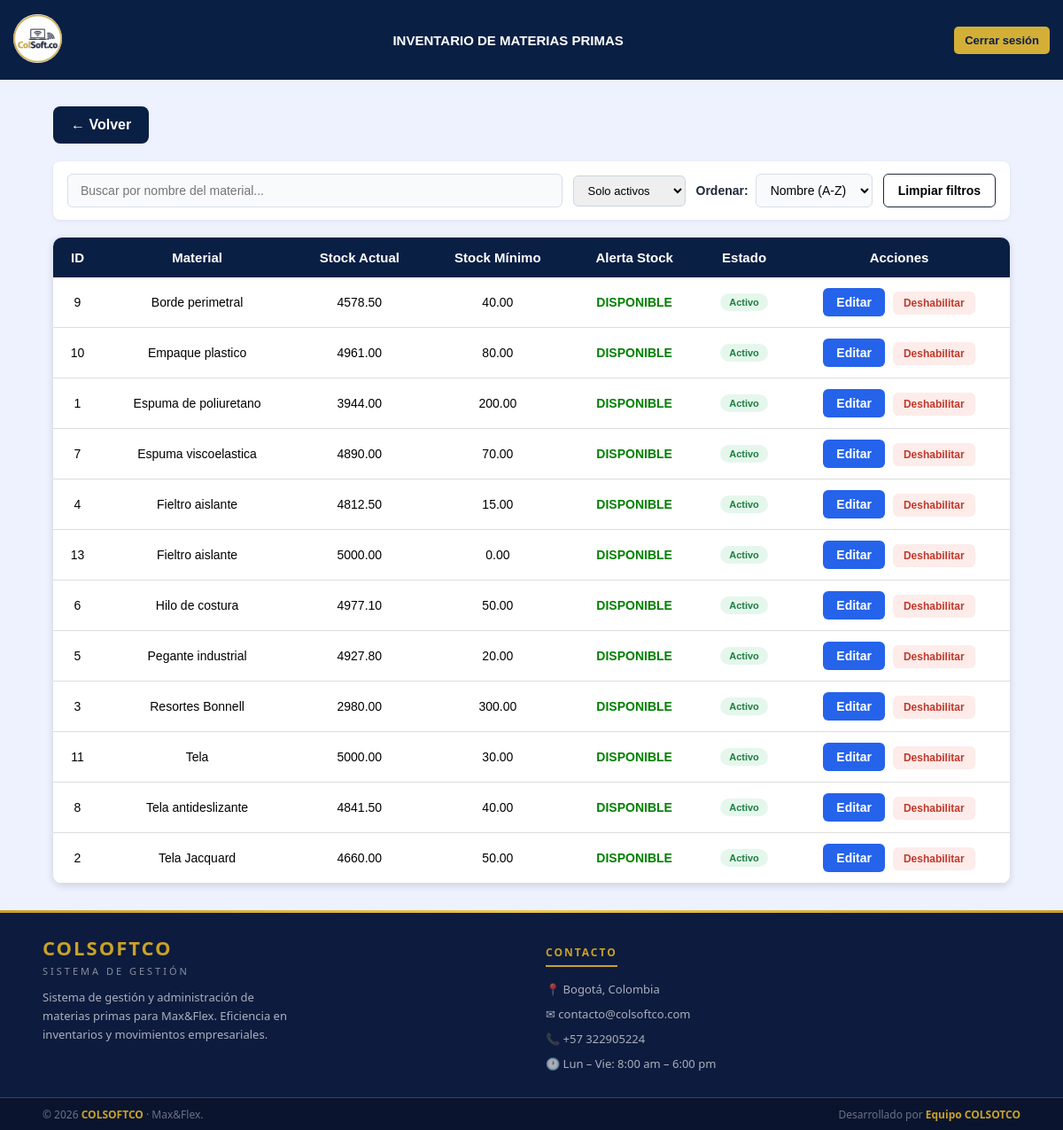
Page /view/control_de_stock/inventario/lista_inventario.php on the earlier database version.
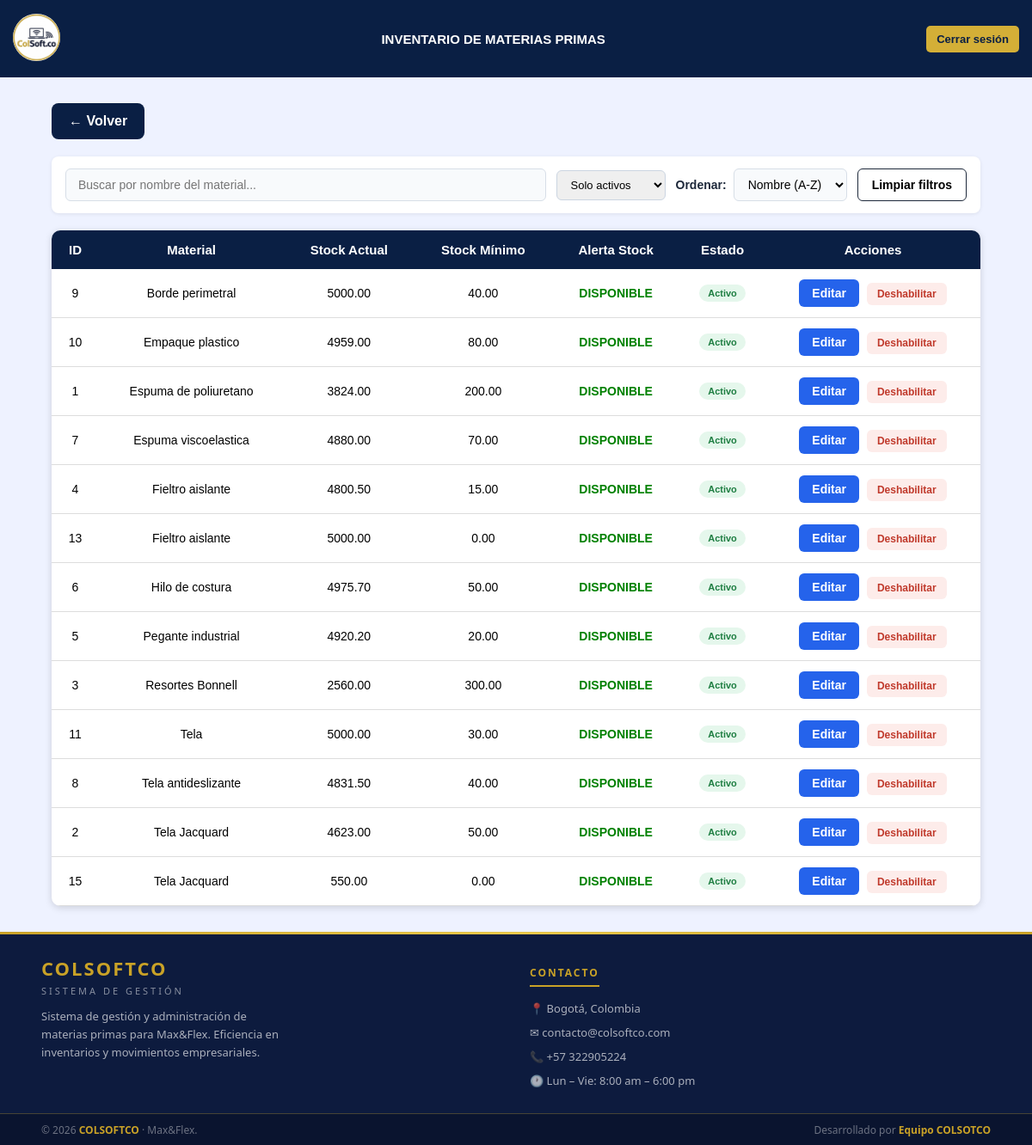
Same page on the later database version.
### tables this page shows
CREATE TABLE `materias_primas` (
  `id_material` int(11) NOT NULL,
  `nombre_material` varchar(100) NOT NULL,
  `stock_actual` decimal(12,2) DEFAULT 0.00,
  `stock_minimo` decimal(12,2) NOT NULL,
  `id_unidad` int(11) DEFAULT NULL,
  `id_proveedor` int(11) DEFAULT NULL,
  `notificar_email` tinyint(1) NOT NULL DEFAULT 0,
  `correo_notificacion` varchar(150) DEFAULT NULL,
  `alerta_enviada` tinyint(1) NOT NULL DEFAULT 0,
  `estado` enum('activo','inactivo') NOT NULL DEFAULT 'activo'
);

### view/control_de_stock/inventario/lista_inventario.php (the view, shortened to what this page needs)
<?php
$db = new Conexion();
$conn = $db->getConnection();
$sql = "
SELECT id_material, nombre_material, stock_actual, stock_minimo, estado
FROM materias_primas
ORDER BY id_material ASC
";
$stmt = $conn->prepare($sql);
$stmt->execute();
$materiales = $stmt->fetchAll(PDO::FETCH_ASSOC);
?>
<!DOCTYPE html>
<html lang="es">
<head>
    <link rel="stylesheet" href="lista_inventario.css">
</head>
<body>
    <header class="header">
        <div class="logo">
            <a href="../../../app/ir_panel.php">
                <img src="../../../public/imagenes/logo.png" alt="logo">
            </a>
        </div>
        <div class="header-title">
            <h1>INVENTARIO DE MATERIAS PRIMAS</h1>
        </div>
        <button id="btnLogout" class="btn-logout" onclick="cerrarSesion()">
            Cerrar sesión
        </button>
    </header>
    <div class="container">
        <a class="btn-volver" href="../control_de_stock.php">
            ← Volver
        </a>
        <div class="filtros-container">
            <div class="filtro-busqueda">
                <input
                    type="text"
                    id="inputBusquedaMaterial"
                    placeholder="Buscar por nombre del material...">
            </div>
            <select id="filtroEstado" onchange="filtrarPorEstado()" style="padding:8px 12px;border:1px solid #cbd5e1;border-radius:6px;font-size:13px;">
                <option value="activo" selected>Solo activos</option>
            </select>
            <div class="filtro-orden">
                <label for="selectOrden">   Ordenar:</label>
                <select id="selectOrden">
                    <option value="az">Nombre (A-Z)</option>
                </select>
            </div>
            <button type="button" id="btnLimpiarFiltros" class="btn-limpiar-filtros">
                Limpiar filtros
            </button>
        </div>
        <div class="table-responsive">
            <table>
                <thead>
                    <tr>
                        <th>ID</th>
                        <th>Material</th>
                        <th>Stock Actual</th>
                        <th>Stock Mínimo</th>
                        <th>Alerta Stock</th>
                        <th>Estado</th>
                        <th>Acciones</th>
                    </tr>
                </thead>
                <tbody id="listaMateriales">
                    <?php foreach ($materiales as $m): ?>
                        <tr data-nombre="<?php echo htmlspecialchars(strtolower($m['nombre_material'])); ?>">
                            <td><?= $m['id_material'] ?></td>
                            <td><?= htmlspecialchars($m['nombre_material']) ?></td>
                            <td><?= $m['stock_actual'] ?></td>
                            <td><?= $m['stock_minimo'] ?></td>
                            <td>
                                <?php if ($m['stock_actual'] <= $m['stock_minimo']): ?>
                                    <span class="alerta">STOCK BAJO</span>
                                <?php else: ?>
                                    <span class="normal">DISPONIBLE</span>
                                <?php endif; ?>
                            </td>
                            <td>
                                <span style="display:inline-block;padding:4px 10px;border-radius:12px;font-size:11px;font-weight:bold;
                                             background:<?= $m['estado'] === 'activo' ? '#e5f7ec' : '#fdecea' ?>;
                                             color:<?= $m['estado'] === 'activo' ? '#1e7e42' : '#c0392b' ?>;">
                                    <?= $m['estado'] === 'activo' ? 'Activo' : 'Inactivo' ?>
                                </span>
                            </td>
                            <td class="acciones">
                                <a class="btn-editar" href="editar_inventario.php?id=<?= $m['id_material'] ?>">
                                    Editar
                                </a>
                                <button class="btn-toggle-estado"
                                        data-id="<?= $m['id_material'] ?>"
                                        data-estado="<?= $m['estado'] ?>"
                                        style="padding:6px 12px;border:none;border-radius:6px;cursor:pointer;font-size:12px;font-weight:bold;
                                               background:<?= $m['estado'] === 'activo' ? '#fdecea' : '#e5f7ec' ?>;
                                               color:<?= $m['estado'] === 'activo' ? '#c0392b' : '#1e7e42' ?>;">
                                    <?= $m['estado'] === 'activo' ? 'Deshabilitar' : 'Habilitar' ?>
                                </button>
                            </td>
                        </tr>
                    <?php endforeach; ?>
                </tbody>
            </table>
        </div>
    </div>
    <footer>
        <div class="footer-divider"></div>
        <div class="footer-top">
            <div>
                <p class="footer-brand-name">COLSOFTCO</p>
                <p class="footer-brand-sub">Sistema de Gestión</p>
                <p class="footer-brand-desc">Sistema de gestión y administración de materias primas para Max&Flex. Eficiencia en inventarios y movimientos empresariales.</p>
            </div>
            <div>
                <p class="footer-col-title">Contacto</p>
                <div class="footer-contact-item">📍 Bogotá, Colombia</div>
                <div class="footer-contact-item">✉ contacto@colsoftco.com</div>
                <div class="footer-contact-item">📞 +57 322905224</div>
                <div class="footer-contact-item">🕐 Lun – Vie: 8:00 am – 6:00 pm</div>
            </div>
        </div>
        <div class="footer-bottom">
            <span>© 2026 <strong>COLSOFTCO</strong> · Max&Flex.  </span>
            <span>Desarrollado por <strong>  Equipo COLSOTCO</strong></span>
        </div>
    </footer>
</body>
</html>

### view/control_de_stock/inventario/lista_inventario.css (style rules this page uses)
body { margin: 0; font-family: Arial, Helvetica, sans-serif; background: #eef2ff; min-height: 100vh; display: flex; flex-direction: column; }
.filtro-busqueda input { width: 100%; padding: 10px 14px; border: 1px solid #d7dee7; border-radius: 6px; font-size: 14px; background: #f8fafc; box-sizing: border-box; }
.header { display: flex; align-items: center; justify-content: space-between; background-color: #0A1F44; padding: 10px 15px; min-height: 70px; position: relative; z-index: 100; gap: 10px; }
.header .logo { display: flex; align-items: center; flex-shrink: 0; }
.header .logo img { width: 55px; height: 55px; border-radius: 50%; background: white; }
.header-title { flex: 1; text-align: center; overflow: hidden; }
.header-title h1 { margin: 0; color: white; font-size: 15px; font-weight: bold; white-space: nowrap; text-overflow: ellipsis; }
.btn-logout { background-color: #D4AF37; color: #0A1F44; border: none; padding: 8px 12px; border-radius: 5px; cursor: pointer; font-size: 13px; font-weight: bold; transition: 0.3s; flex-shrink: 0; }
.container { width: 90%; max-width: 1100px; margin: 30px auto; flex: 1; }
.btn-volver, .volver { display: inline-block; background: #0A1F44; color: white; text-decoration: none; padding: 12px 20px; border-radius: 8px; font-weight: bold; margin-bottom: 20px; transition: .3s; }
.table-responsive { width: 100%; overflow-x: auto; -webkit-overflow-scrolling: touch; background: white; border-radius: 10px; box-shadow: 0 2px 8px rgba(0,0,0,.15); }
.table-responsive table { width: 100%; border-collapse: collapse; box-shadow: none; border-radius: 0; min-width: 700px; }
th { background: #0A1F44; color: white; padding: 14px; text-align: center; font-size: 15px; }
td { padding: 12px; text-align: center; border-bottom: 1px solid #ddd; font-size: 14px; }
.normal { color: green; font-weight: bold; }
.acciones { white-space: nowrap; text-align: center; }
.btn-editar { display: inline-block; background: #2563eb; color: white; padding: 8px 15px; border-radius: 6px; text-decoration: none; font-weight: bold; margin-right: 5px; transition: .3s; }
footer { background: #0D1B3E; color: #ffffff; font-family: 'Segoe UI', Arial, sans-serif; width: 100%; box-sizing: border-box; margin-top: auto; flex-shrink: 0; }
.footer-divider { width: 100%; height: 3px; background: linear-gradient(90deg, #C9A227, #E8C84A, #C9A227); }
.footer-top { display: grid; grid-template-columns: 1fr 1fr; gap: 2rem; padding: 1.5rem 3rem 1.2rem; border-bottom: 1px solid rgba(201, 162, 39, 0.3); }
.footer-brand-name { font-size: 22px; font-weight: 700; color: #C9A227; letter-spacing: 2px; margin: 0 0 4px; }
.footer-brand-sub { font-size: 11px; letter-spacing: 3px; color: rgba(255, 255, 255, 0.5); text-transform: uppercase; margin: 0 0 12px; }
.footer-brand-desc { font-size: 13px; color: rgba(255, 255, 255, 0.65); line-height: 1.6; max-width: 280px; margin: 0; }
.footer-col-title { font-size: 12px; font-weight: 700; letter-spacing: 2px; text-transform: uppercase; color: #C9A227; border-bottom: 2px solid #C9A227; display: inline-block; padding-bottom: 6px; margin-bottom: 16px; }
.footer-contact-item { display: flex; align-items: flex-start; gap: 10px; margin-bottom: 10px; font-size: 13px; color: rgba(255, 255, 255, 0.65); }
.footer-bottom { display: flex; justify-content: space-between; align-items: center; padding: 0.6rem 3rem; background: rgba(0, 0, 0, 0.25); flex-wrap: wrap; gap: 8px; }
.footer-bottom span { font-size: 12px; color: rgba(255, 255, 255, 0.4); }
.footer-bottom strong { color: #C9A227; }

### view/control_de_stock/inventario/lista_inventario.php (style rules this page uses)
.filtros-container { display: flex; align-items: center; gap: 12px; background: #fff; border-radius: 8px; box-shadow: 0 1px 4px rgba(0, 0, 0, 0.08); padding: 14px 16px; margin-bottom: 20px; flex-wrap: wrap; }
.filtro-busqueda { flex: 1; min-width: 220px; }
.filtro-busqueda input { width: 100%; padding: 10px 14px; border: 1px solid #d7dee7; border-radius: 6px; font-size: 14px; background: #f8fafc; }
.filtro-orden { display: flex; align-items: center; gap: 8px; white-space: nowrap; }
.filtro-orden label { font-weight: 700; font-size: 14px; color: #1e293b; }
.filtro-orden select { padding: 9px 12px; border: 1px solid #d7dee7; border-radius: 6px; font-size: 14px; background: #f8fafc; }
.btn-limpiar-filtros { padding: 10px 16px; border: 1px solid #1e293b; border-radius: 6px; background: #fff; font-weight: 700; font-size: 14px; cursor: pointer; white-space: nowrap; }

Differences in the rows shown:
changed materias_primas "Espuma de poliuretano": stock_actual "3944.00" → "3824.00"
changed materias_primas id 2: stock_actual "4660.00" → "4623.00"
changed materias_primas "Resortes Bonnell": stock_actual "2980.00" → "2560.00"
changed materias_primas id 4: stock_actual "4812.50" → "4800.50"
changed materias_primas "Pegante industrial": stock_actual "4927.80" → "4920.20"
changed materias_primas "Hilo de costura": stock_actual "4977.10" → "4975.70"
changed materias_primas "Espuma viscoelastica": stock_actual "4890.00" → "4880.00"
changed materias_primas "Tela antideslizante": stock_actual "4841.50" → "4831.50"
changed materias_primas "Borde perimetral": stock_actual "4578.50" → "5000.00"
changed materias_primas "Empaque plastico": stock_actual "4961.00" → "4959.00"
added materias_primas: id_material "15", nombre_material "Tela Jacquard", stock_actual "550.00", stock_minimo "0.00", shows "DISPONIBLE", estado "Activo"
